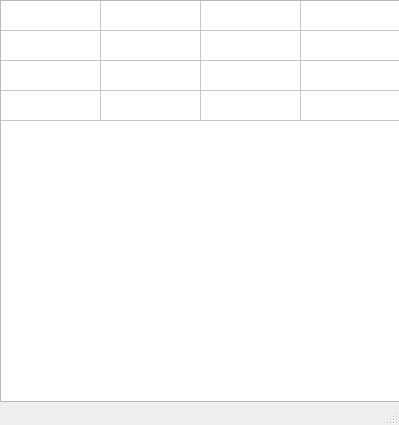
<?xml version="1.0" encoding="UTF-8"?>
<ui version="4.0">
 <class>MainWindow</class>
 <widget class="QMainWindow" name="MainWindow">
  <property name="geometry">
   <rect>
    <x>0</x>
    <y>0</y>
    <width>399</width>
    <height>425</height>
   </rect>
  </property>
  <property name="windowTitle">
   <string>MainWindow</string>
  </property>
  <widget class="QWidget" name="centralwidget">
   <widget class="QTableWidget" name="table1">
    <property name="geometry">
     <rect>
      <x>0</x>
      <y>0</y>
      <width>402</width>
      <height>402</height>
     </rect>
    </property>
    <property name="editTriggers">
     <set>QAbstractItemView::NoEditTriggers</set>
    </property>
    <property name="selectionMode">
     <enum>QAbstractItemView::NoSelection</enum>
    </property>
    <property name="rowCount">
     <number>4</number>
    </property>
    <property name="columnCount">
     <number>4</number>
    </property>
    <attribute name="horizontalHeaderVisible">
     <bool>false</bool>
    </attribute>
    <attribute name="verticalHeaderVisible">
     <bool>false</bool>
    </attribute>
    <row/>
    <row/>
    <row/>
    <row/>
    <column/>
    <column/>
    <column/>
    <column/>
   </widget>
  </widget>
  <widget class="QMenuBar" name="menubar">
   <property name="geometry">
    <rect>
     <x>0</x>
     <y>0</y>
     <width>399</width>
     <height>26</height>
    </rect>
   </property>
  </widget>
  <widget class="QStatusBar" name="statusbar"/>
 </widget>
 <resources/>
 <connections/>
</ui>
